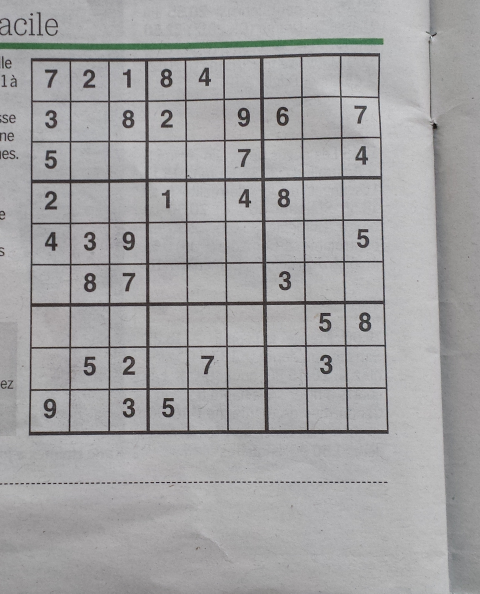
#> input picture inSameFont/dev1.jpg, 960 x 1187 px (shown at 1/2 size)
$ python -i preprocess.py   (imports and definitions only)
#> lines starting #> are read from the running program, lines starting #| are printed output that depends on the picture; after the words box and inside, x2 and y2 are one past the last pixel; in counts of white or black regions, pixels touching at a corner belong together
#> further down, picture is the input picture: shape (1187, 960, 3); mean B, G, R 164, 162.9, 163.3
import cv2
import numpy as np
from matplotlib import pyplot as plt

TOPLEFT = 0
TOPRGHT = 1
BOTLEFT = 2
BOTRGHT = 3

# [54 lines left out: functions coordinateUnpack, harmongraphyMatrix, not called in this run]

def filtering(img):
    '''
    INPUT:
    img (mat) - original img

    OUTPUT:
    imgThresh (mat) - filtered binary image
    '''
    imgGray = cv2.cvtColor(img, cv2.COLOR_BGR2GRAY)
    imgBlur = cv2.medianBlur(imgGray, 1)
    imgBlur = cv2.GaussianBlur(imgBlur, (3, 3), 0)

    # binary color
    imgThresh = cv2.adaptiveThreshold(
        imgBlur, 255,
        cv2.ADAPTIVE_THRESH_GAUSSIAN_C,
        cv2.THRESH_BINARY_INV, 301, 7
    )
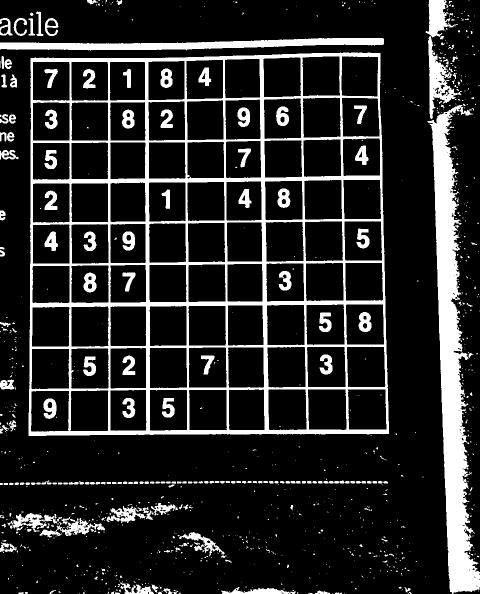
#> imgThresh: shape (1187, 960) (shown at 1/2 size); 15.8% white; 976 white regions (772 under 20 px), largest, box (x1, y1, x2, y2) and area: (57, 105, 778, 872) 81892, (855, 210, 960, 1187) 39731, (0, 76, 768, 101) 10419
    # plt.imshow(imgThresh, "gray") ######## debug

    return imgThresh

# [74 lines left out: functions correction, correctionOutput, not called in this run]

>>> import cv2
>>> picture = cv2.imread('inSameFont/dev1.jpg')
>>> result = filtering(picture)

$ run again, on inSameFont/dev2.jpg
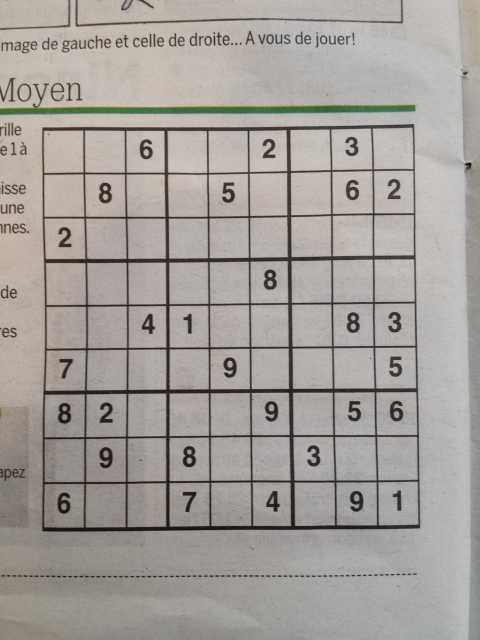
#> input picture inSameFont/dev2.jpg, 960 x 1280 px (shown at 1/2 size)
#> picture is the input picture: shape (1280, 960, 3); mean B, G, R 154.9, 159.4, 164
#> in filtering, `imgThresh = cv2.adaptiveThreshold( imgBlur, 255, cv2.ADAPTIVE_THRESH_G..`:
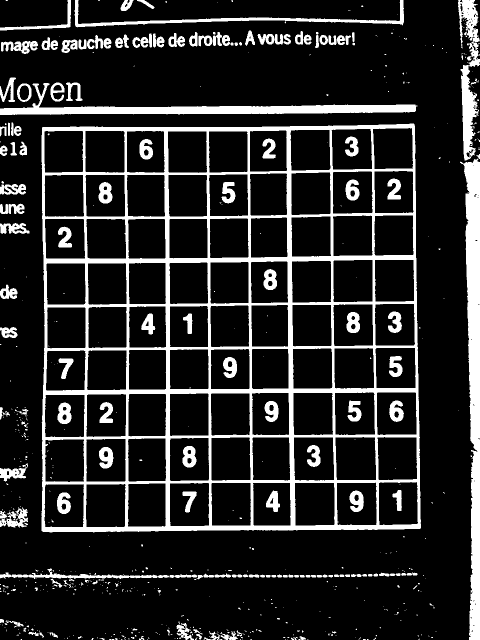
#> imgThresh: shape (1280, 960) (shown at 1/2 size); 15.8% white; 620 white regions (451 under 20 px), largest, box (x1, y1, x2, y2) and area: (83, 247, 842, 1065) 99097, (920, 317, 960, 1280) 20771, (0, 166, 835, 230) 12983

$ run again, on inSameFont/train1.jpg
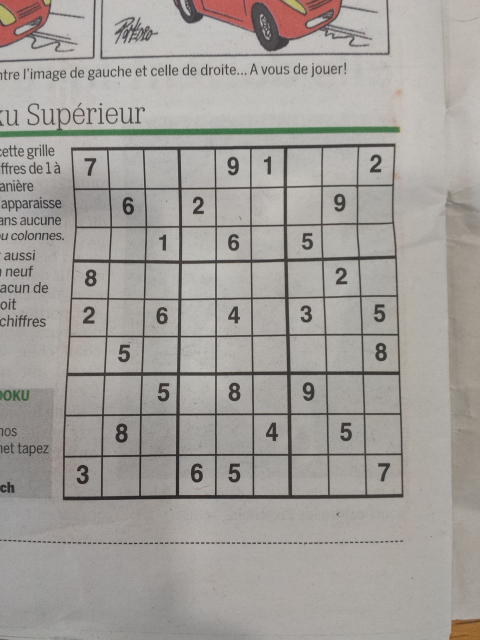
#> input picture inSameFont/train1.jpg, 960 x 1280 px (shown at 1/2 size)
#> picture is the input picture: shape (1280, 960, 3); mean B, G, R 153.8, 158.3, 162.3
#> in filtering, `imgGray = cv2.cvtColor(img, cv2.COLOR_BGR2GRAY)`:
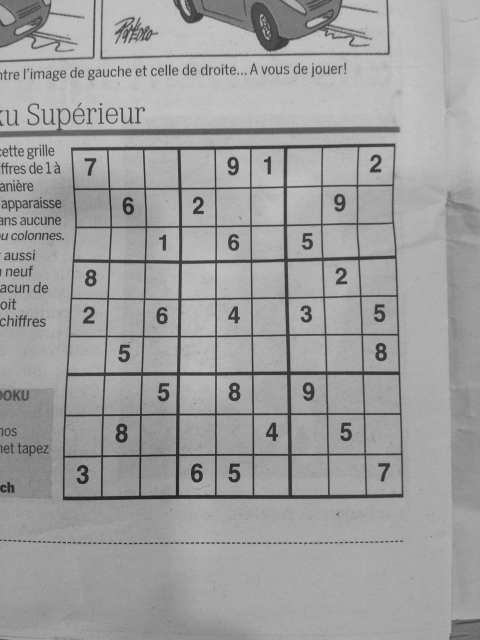
#> imgGray: shape (1280, 960) (shown at 1/2 size); min 22, max 206, mean 159
#> in filtering, `imgThresh = cv2.adaptiveThreshold( imgBlur, 255, cv2.ADAPTIVE_THRESH_G..`:
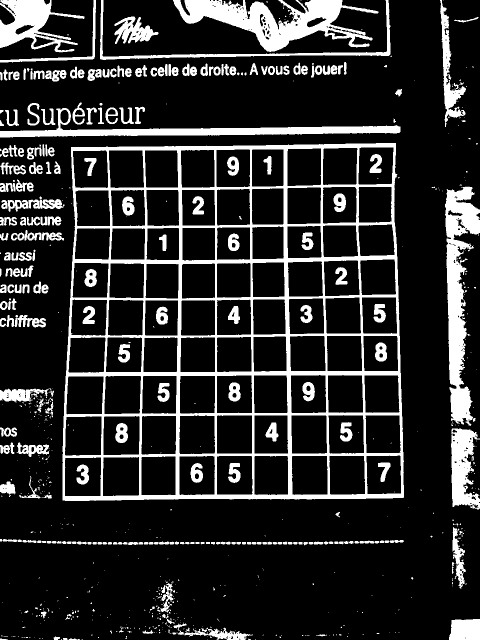
#> imgThresh: shape (1280, 960) (shown at 1/2 size); 16.8% white; 744 white regions (484 under 20 px), largest, box (x1, y1, x2, y2) and area: (125, 286, 808, 1002) 78217, (346, 0, 757, 104) 17806, (890, 373, 960, 852) 16386

$ run again, on inSameFont/train2.jpg
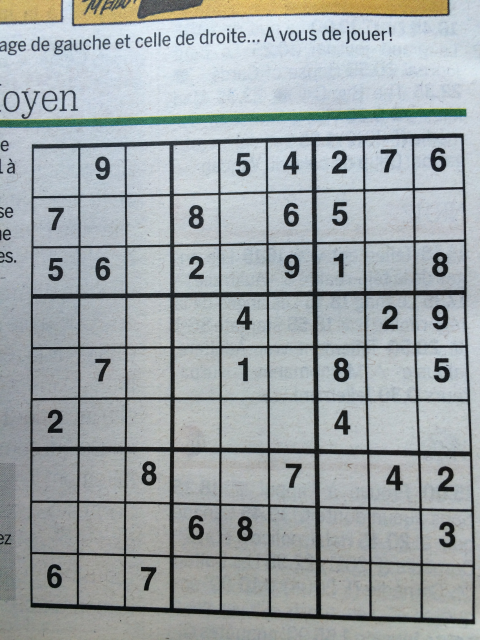
#> input picture inSameFont/train2.jpg, 960 x 1280 px (shown at 1/2 size)
#> picture is the input picture: shape (1280, 960, 3); mean B, G, R 168.3, 166, 159.3
#> in filtering, `imgGray = cv2.cvtColor(img, cv2.COLOR_BGR2GRAY)`:
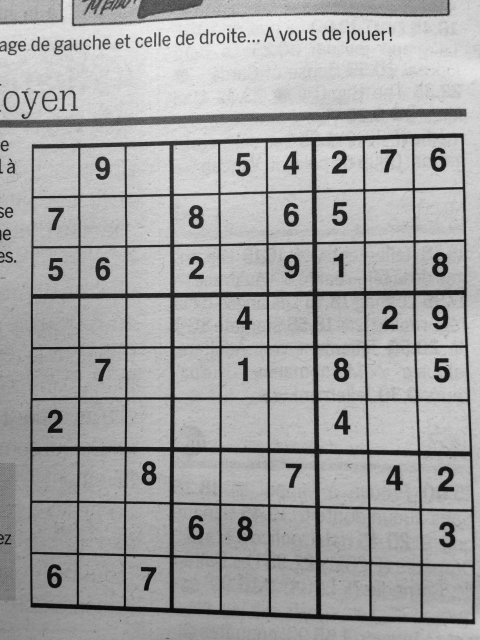
#> imgGray: shape (1280, 960) (shown at 1/2 size); min 1, max 244, mean 164.3
#> in filtering, `imgThresh = cv2.adaptiveThreshold( imgBlur, 255, cv2.ADAPTIVE_THRESH_G..`:
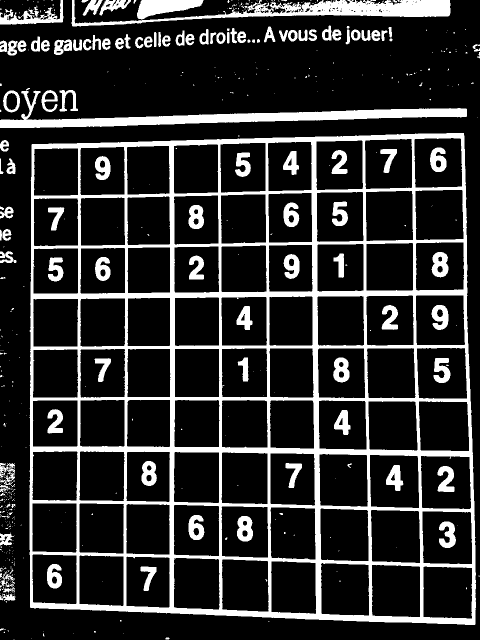
#> imgThresh: shape (1280, 960) (shown at 1/2 size); 18% white; 505 white regions (380 under 20 px), largest, box (x1, y1, x2, y2) and area: (59, 266, 952, 1250) 133811, (0, 181, 934, 256) 16516, (143, 0, 901, 53) 12937
